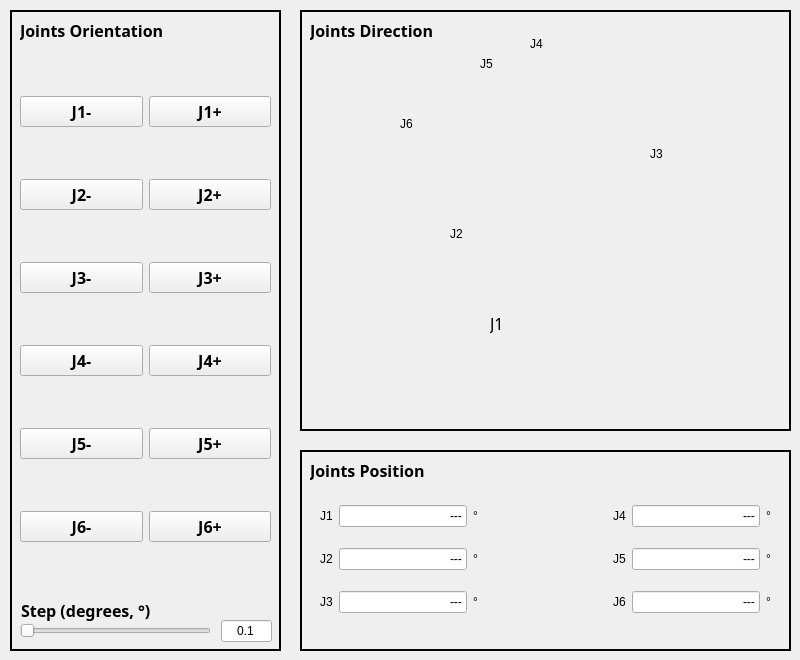
    <widget class="QWidget" name="tab_Joints">
     <attribute name="title">
      <string>Joints</string>
     </attribute>
     <widget class="QFrame" name="frame_joints_direction">
      <property name="geometry">
       <rect>
        <x>300</x>
        <y>10</y>
        <width>491</width>
        <height>421</height>
       </rect>
      </property>
      <property name="frameShape">
       <enum>QFrame::Shape::Box</enum>
      </property>
      <property name="frameShadow">
       <enum>QFrame::Shadow::Plain</enum>
      </property>
      <property name="lineWidth">
       <number>2</number>
      </property>
      <property name="midLineWidth">
       <number>0</number>
      </property>
      <widget class="QLabel" name="label_joints_direction">
       <property name="geometry">
        <rect>
         <x>10</x>
         <y>10</y>
         <width>251</width>
         <height>20</height>
        </rect>
       </property>
       <property name="font">
        <font>
         <family>Yu Gothic</family>
         <pointsize>12</pointsize>
         <bold>true</bold>
        </font>
       </property>
       <property name="text">
        <string>Joints Direction</string>
       </property>
      </widget>
      <widget class="QLabel" name="joints_picture">
       <property name="geometry">
        <rect>
         <x>100</x>
         <y>30</y>
         <width>301</width>
         <height>381</height>
        </rect>
       </property>
       <property name="text">
        <string/>
       </property>
       <property name="pixmap">
        <pixmap>rcc/joints_png.PNG</pixmap>
       </property>
       <property name="scaledContents">
        <bool>true</bool>
       </property>
      </widget>
      <widget class="QLabel" name="label_52">
       <property name="geometry">
        <rect>
         <x>190</x>
         <y>300</y>
         <width>15</width>
         <height>27</height>
        </rect>
       </property>
       <property name="font">
        <font>
         <family>Yu Gothic</family>
         <pointsize>12</pointsize>
         <bold>false</bold>
        </font>
       </property>
       <property name="text">
        <string>J1</string>
       </property>
      </widget>
      <widget class="QLabel" name="label_53">
       <property name="geometry">
        <rect>
         <x>150</x>
         <y>210</y>
         <width>15</width>
         <height>27</height>
        </rect>
       </property>
       <property name="text">
        <string>J2</string>
       </property>
      </widget>
      <widget class="QLabel" name="label_54">
       <property name="geometry">
        <rect>
         <x>350</x>
         <y>130</y>
         <width>15</width>
         <height>27</height>
        </rect>
       </property>
       <property name="text">
        <string>J3</string>
       </property>
      </widget>
      <widget class="QLabel" name="label_55">
       <property name="geometry">
        <rect>
         <x>230</x>
         <y>20</y>
         <width>15</width>
         <height>27</height>
        </rect>
       </property>
       <property name="text">
        <string>J4</string>
       </property>
      </widget>
      <widget class="QLabel" name="label_56">
       <property name="geometry">
        <rect>
         <x>180</x>
         <y>40</y>
         <width>15</width>
         <height>27</height>
        </rect>
       </property>
       <property name="text">
        <string>J5</string>
       </property>
      </widget>
      <widget class="QLabel" name="label_57">
       <property name="geometry">
        <rect>
         <x>100</x>
         <y>100</y>
         <width>15</width>
         <height>27</height>
        </rect>
       </property>
       <property name="text">
        <string>J6</string>
       </property>
      </widget>
      <zorder>joints_picture</zorder>
      <zorder>label_joints_direction</zorder>
      <zorder>label_53</zorder>
      <zorder>label_54</zorder>
      <zorder>label_55</zorder>
      <zorder>label_56</zorder>
      <zorder>label_57</zorder>
      <zorder>label_52</zorder>
     </widget>
     <widget class="QFrame" name="frame_joints_position">
      <property name="geometry">
       <rect>
        <x>300</x>
        <y>450</y>
        <width>491</width>
        <height>201</height>
       </rect>
      </property>
      <property name="frameShape">
       <enum>QFrame::Shape::Box</enum>
      </property>
      <property name="frameShadow">
       <enum>QFrame::Shadow::Plain</enum>
      </property>
      <property name="lineWidth">
       <number>2</number>
      </property>
      <property name="midLineWidth">
       <number>0</number>
      </property>
      <widget class="QLabel" name="label_tool_position_4">
       <property name="geometry">
        <rect>
         <x>10</x>
         <y>10</y>
         <width>251</width>
         <height>20</height>
        </rect>
       </property>
       <property name="font">
        <font>
         <family>Yu Gothic</family>
         <pointsize>12</pointsize>
         <bold>true</bold>
        </font>
       </property>
       <property name="text">
        <string>Joints Position</string>
       </property>
      </widget>
      <widget class="QWidget" name="layoutWidget_4">
       <property name="geometry">
        <rect>
         <x>20</x>
         <y>40</y>
         <width>451</width>
         <height>141</height>
        </rect>
       </property>
       <layout class="QGridLayout" name="gridLayout_4">
        <item row="0" column="0">
         <widget class="QLabel" name="label_45">
          <property name="text">
           <string>J1</string>
          </property>
         </widget>
        </item>
        <item row="0" column="4">
         <widget class="QLabel" name="label_40">
          <property name="text">
           <string>J4</string>
          </property>
         </widget>
        </item>
        <item row="0" column="2">
         <widget class="QLabel" name="label_44">
          <property name="enabled">
           <bool>true</bool>
          </property>
          <property name="text">
           <string>°</string>
          </property>
         </widget>
        </item>
        <item row="2" column="4">
         <widget class="QLabel" name="label_51">
          <property name="text">
           <string>J6</string>
          </property>
         </widget>
        </item>
        <item row="1" column="6">
         <widget class="QLabel" name="label_46">
          <property name="text">
           <string>°</string>
          </property>
         </widget>
        </item>
        <item row="0" column="5">
         <widget class="QLineEdit" name="lineEdit_J4">
          <property name="text">
           <string>---</string>
          </property>
          <property name="alignment">
           <set>Qt::AlignmentFlag::AlignRight|Qt::AlignmentFlag::AlignTrailing|Qt::AlignmentFlag::AlignVCenter</set>
          </property>
          <property name="readOnly">
           <bool>true</bool>
          </property>
         </widget>
        </item>
        <item row="1" column="4">
         <widget class="QLabel" name="label_47">
          <property name="text">
           <string>J5</string>
          </property>
         </widget>
        </item>
        <item row="2" column="1">
         <widget class="QLineEdit" name="lineEdit_J3">
          <property name="text">
           <string>---</string>
          </property>
          <property name="alignment">
           <set>Qt::AlignmentFlag::AlignRight|Qt::AlignmentFlag::AlignTrailing|Qt::AlignmentFlag::AlignVCenter</set>
          </property>
          <property name="readOnly">
           <bool>true</bool>
          </property>
         </widget>
        </item>
        <item row="1" column="1">
         <widget class="QLineEdit" name="lineEdit_J2">
          <property name="text">
           <string>---</string>
          </property>
          <property name="alignment">
           <set>Qt::AlignmentFlag::AlignRight|Qt::AlignmentFlag::AlignTrailing|Qt::AlignmentFlag::AlignVCenter</set>
          </property>
          <property name="readOnly">
           <bool>true</bool>
          </property>
         </widget>
        </item>
        <item row="0" column="1">
         <widget class="QLineEdit" name="lineEdit_J1">
          <property name="text">
           <string>---</string>
          </property>
          <property name="cursorPosition">
           <number>3</number>
          </property>
          <property name="alignment">
           <set>Qt::AlignmentFlag::AlignRight|Qt::AlignmentFlag::AlignTrailing|Qt::AlignmentFlag::AlignVCenter</set>
          </property>
          <property name="readOnly">
           <bool>true</bool>
          </property>
         </widget>
        </item>
        <item row="2" column="5">
         <widget class="QLineEdit" name="lineEdit_J6">
          <property name="text">
           <string>---</string>
          </property>
          <property name="alignment">
           <set>Qt::AlignmentFlag::AlignRight|Qt::AlignmentFlag::AlignTrailing|Qt::AlignmentFlag::AlignVCenter</set>
          </property>
          <property name="readOnly">
           <bool>true</bool>
          </property>
         </widget>
        </item>
        <item row="1" column="0">
         <widget class="QLabel" name="label_50">
          <property name="text">
           <string>J2</string>
          </property>
         </widget>
        </item>
        <item row="2" column="0">
         <widget class="QLabel" name="label_48">
          <property name="text">
           <string>J3</string>
          </property>
         </widget>
        </item>
        <item row="2" column="2">
         <widget class="QLabel" name="label_49">
          <property name="text">
           <string>°</string>
          </property>
         </widget>
        </item>
        <item row="2" column="6">
         <widget class="QLabel" name="label_41">
          <property name="text">
           <string>°</string>
          </property>
         </widget>
        </item>
        <item row="1" column="2">
         <widget class="QLabel" name="label_42">
          <property name="text">
           <string>°</string>
          </property>
         </widget>
        </item>
        <item row="1" column="5">
         <widget class="QLineEdit" name="lineEdit_J5">
          <property name="text">
           <string>---</string>
          </property>
          <property name="alignment">
           <set>Qt::AlignmentFlag::AlignRight|Qt::AlignmentFlag::AlignTrailing|Qt::AlignmentFlag::AlignVCenter</set>
          </property>
          <property name="readOnly">
           <bool>true</bool>
          </property>
         </widget>
        </item>
        <item row="0" column="6">
         <widget class="QLabel" name="label_43">
          <property name="text">
           <string>°</string>
          </property>
         </widget>
        </item>
        <item row="0" column="3">
         <spacer name="horizontalSpacer_4">
          <property name="orientation">
           <enum>Qt::Orientation::Horizontal</enum>
          </property>
          <property name="sizeHint" stdset="0">
           <size>
            <width>13</width>
            <height>20</height>
           </size>
          </property>
         </spacer>
        </item>
       </layout>
       <zorder>label_40</zorder>
       <zorder>label_41</zorder>
       <zorder>label_42</zorder>
       <zorder>label_43</zorder>
       <zorder>label_44</zorder>
       <zorder>label_45</zorder>
       <zorder>label_46</zorder>
       <zorder>label_47</zorder>
       <zorder>label_48</zorder>
       <zorder>label_49</zorder>
       <zorder>label_50</zorder>
       <zorder>label_51</zorder>
       <zorder>horizontalSpacer_4</zorder>
       <zorder>lineEdit_J2</zorder>
       <zorder>lineEdit_J1</zorder>
       <zorder>lineEdit_J6</zorder>
       <zorder>lineEdit_J4</zorder>
       <zorder>lineEdit_J3</zorder>
       <zorder>lineEdit_J5</zorder>
      </widget>
     </widget>
     <widget class="QFrame" name="frame_joints_orientation">
      <property name="geometry">
       <rect>
        <x>10</x>
        <y>10</y>
        <width>271</width>
        <height>641</height>
       </rect>
      </property>
      <property name="frameShape">
       <enum>QFrame::Shape::Box</enum>
      </property>
      <property name="frameShadow">
       <enum>QFrame::Shadow::Plain</enum>
      </property>
      <property name="lineWidth">
       <number>2</number>
      </property>
      <property name="midLineWidth">
       <number>0</number>
      </property>
      <widget class="QLabel" name="label_joints_orientation">
       <property name="geometry">
        <rect>
         <x>10</x>
         <y>10</y>
         <width>251</width>
         <height>20</height>
        </rect>
       </property>
       <property name="font">
        <font>
         <family>Yu Gothic</family>
         <pointsize>12</pointsize>
         <bold>true</bold>
        </font>
       </property>
       <property name="text">
        <string>Joints Orientation</string>
       </property>
      </widget>
      <widget class="QLabel" name="label_step_degrees_2">
       <property name="geometry">
        <rect>
         <x>11</x>
         <y>590</y>
         <width>251</width>
         <height>21</height>
        </rect>
       </property>
       <property name="font">
        <font>
         <family>Yu Gothic</family>
         <pointsize>12</pointsize>
         <bold>true</bold>
        </font>
       </property>
       <property name="text">
        <string>Step (degrees, °)</string>
       </property>
      </widget>
      <widget class="QLineEdit" name="lineEdit_step_degrees_2">
       <property name="geometry">
        <rect>
         <x>211</x>
         <y>610</y>
         <width>51</width>
         <height>22</height>
        </rect>
       </property>
       <property name="text">
        <string>0.1</string>
       </property>
       <property name="alignment">
        <set>Qt::AlignmentFlag::AlignCenter</set>
       </property>
       <property name="readOnly">
        <bool>true</bool>
       </property>
      </widget>
      <widget class="QSlider" name="slider_step_degrees_2">
       <property name="geometry">
        <rect>
         <x>10</x>
         <y>610</y>
         <width>191</width>
         <height>22</height>
        </rect>
       </property>
       <property name="minimum">
        <number>1</number>
       </property>
       <property name="maximum">
        <number>100</number>
       </property>
       <property name="value">
        <number>1</number>
       </property>
       <property name="orientation">
        <enum>Qt::Orientation::Horizontal</enum>
       </property>
       <property name="invertedAppearance">
        <bool>false</bool>
       </property>
       <property name="invertedControls">
        <bool>false</bool>
       </property>
      </widget>
      <widget class="QWidget" name="gridLayoutWidget">
       <property name="geometry">
        <rect>
         <x>10</x>
         <y>40</y>
         <width>251</width>
         <height>541</height>
        </rect>
       </property>
       <layout class="QGridLayout" name="btns_J">
        <item row="2" column="0">
         <widget class="QPushButton" name="btn_J3m">
          <property name="font">
           <font>
            <family>Yu Gothic</family>
            <pointsize>12</pointsize>
            <bold>true</bold>
           </font>
          </property>
          <property name="cursor">
           <cursorShape>PointingHandCursor</cursorShape>
          </property>
          <property name="text">
           <string>J3-</string>
          </property>
         </widget>
        </item>
        <item row="5" column="1">
         <widget class="QPushButton" name="btn_J6p">
          <property name="font">
           <font>
            <family>Yu Gothic</family>
            <pointsize>12</pointsize>
            <bold>true</bold>
           </font>
          </property>
          <property name="cursor">
           <cursorShape>PointingHandCursor</cursorShape>
          </property>
          <property name="text">
           <string>J6+</string>
          </property>
         </widget>
        </item>
        <item row="3" column="0">
         <widget class="QPushButton" name="btn_J4m">
          <property name="font">
           <font>
            <family>Yu Gothic</family>
            <pointsize>12</pointsize>
            <bold>true</bold>
           </font>
          </property>
          <property name="cursor">
           <cursorShape>PointingHandCursor</cursorShape>
          </property>
          <property name="text">
           <string>J4-</string>
          </property>
         </widget>
        </item>
        <item row="5" column="0">
         <widget class="QPushButton" name="btn_J6m">
          <property name="font">
           <font>
            <family>Yu Gothic</family>
            <pointsize>12</pointsize>
            <bold>true</bold>
           </font>
          </property>
          <property name="cursor">
           <cursorShape>PointingHandCursor</cursorShape>
          </property>
          <property name="text">
           <string>J6-</string>
          </property>
         </widget>
        </item>
        <item row="4" column="0">
         <widget class="QPushButton" name="btn_J5m">
          <property name="font">
           <font>
            <family>Yu Gothic</family>
            <pointsize>12</pointsize>
            <bold>true</bold>
           </font>
          </property>
          <property name="cursor">
           <cursorShape>PointingHandCursor</cursorShape>
          </property>
          <property name="text">
           <string>J5-</string>
          </property>
         </widget>
        </item>
        <item row="1" column="0">
         <widget class="QPushButton" name="btn_J2m">
          <property name="font">
           <font>
            <family>Yu Gothic</family>
            <pointsize>12</pointsize>
            <bold>true</bold>
           </font>
          </property>
          <property name="cursor">
           <cursorShape>PointingHandCursor</cursorShape>
          </property>
          <property name="text">
           <string>J2-</string>
          </property>
         </widget>
        </item>
        <item row="3" column="1">
         <widget class="QPushButton" name="btn_J4p">
          <property name="font">
           <font>
            <family>Yu Gothic</family>
            <pointsize>12</pointsize>
            <bold>true</bold>
           </font>
          </property>
          <property name="cursor">
           <cursorShape>PointingHandCursor</cursorShape>
          </property>
          <property name="text">
           <string>J4+</string>
          </property>
         </widget>
        </item>
        <item row="0" column="0">
         <widget class="QPushButton" name="btn_J1m">
          <property name="font">
           <font>
            <family>Yu Gothic</family>
            <pointsize>12</pointsize>
            <bold>true</bold>
           </font>
          </property>
          <property name="cursor">
           <cursorShape>PointingHandCursor</cursorShape>
          </property>
          <property name="text">
           <string>J1-</string>
          </property>
         </widget>
        </item>
        <item row="4" column="1">
         <widget class="QPushButton" name="btn_J5p">
          <property name="font">
           <font>
            <family>Yu Gothic</family>
            <pointsize>12</pointsize>
            <bold>true</bold>
           </font>
          </property>
          <property name="cursor">
           <cursorShape>PointingHandCursor</cursorShape>
          </property>
          <property name="text">
           <string>J5+</string>
          </property>
         </widget>
        </item>
        <item row="0" column="1">
         <widget class="QPushButton" name="btn_J1p">
          <property name="font">
           <font>
            <family>Yu Gothic</family>
            <pointsize>12</pointsize>
            <bold>true</bold>
           </font>
          </property>
          <property name="cursor">
           <cursorShape>PointingHandCursor</cursorShape>
          </property>
          <property name="text">
           <string>J1+</string>
          </property>
         </widget>
        </item>
        <item row="1" column="1">
         <widget class="QPushButton" name="btn_J2p">
          <property name="font">
           <font>
            <family>Yu Gothic</family>
            <pointsize>12</pointsize>
            <bold>true</bold>
           </font>
          </property>
          <property name="cursor">
           <cursorShape>PointingHandCursor</cursorShape>
          </property>
          <property name="text">
           <string>J2+</string>
          </property>
         </widget>
        </item>
        <item row="2" column="1">
         <widget class="QPushButton" name="btn_J3p">
          <property name="font">
           <font>
            <family>Yu Gothic</family>
            <pointsize>12</pointsize>
            <bold>true</bold>
           </font>
          </property>
          <property name="cursor">
           <cursorShape>PointingHandCursor</cursorShape>
          </property>
          <property name="text">
           <string>J3+</string>
          </property>
         </widget>
        </item>
       </layout>
      </widget>
     </widget>
    </widget>
